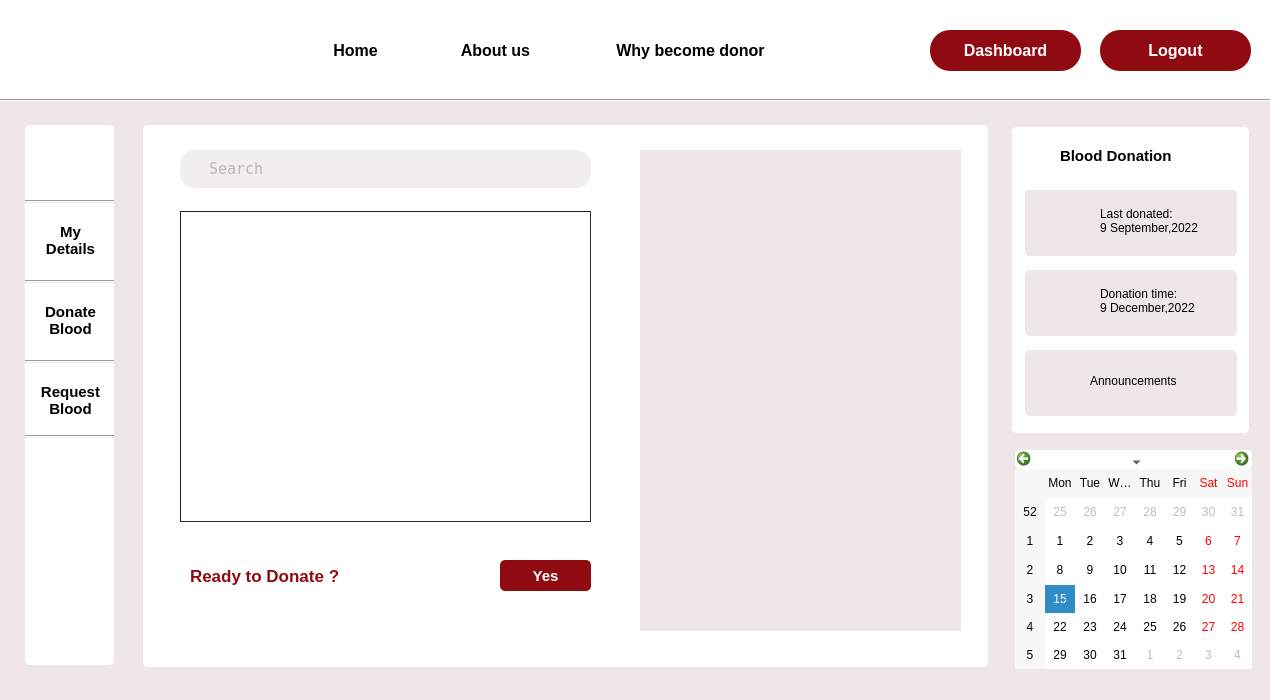
<?xml version="1.0" encoding="UTF-8"?>
<ui version="4.0">
 <class>emergencyRequest_patient</class>
 <widget class="QDialog" name="emergencyRequest_patient">
  <property name="geometry">
   <rect>
    <x>0</x>
    <y>0</y>
    <width>1270</width>
    <height>700</height>
   </rect>
  </property>
  <property name="windowTitle">
   <string>Dialog</string>
  </property>
  <property name="styleSheet">
   <string notr="true">background-color:#EFE6E7;</string>
  </property>
  <widget class="QLineEdit" name="age">
   <property name="geometry">
    <rect>
     <x>575</x>
     <y>330</y>
     <width>91</width>
     <height>50</height>
    </rect>
   </property>
   <property name="styleSheet">
    <string notr="true">*
{
border-radius:5px;
background-color:#F1EEEE;
}</string>
   </property>
   <property name="text">
    <string/>
   </property>
   <property name="placeholderText">
    <string>     Age  </string>
   </property>
  </widget>
  <widget class="QLineEdit" name="lineEdit_5">
   <property name="geometry">
    <rect>
     <x>685</x>
     <y>330</y>
     <width>121</width>
     <height>50</height>
    </rect>
   </property>
   <property name="styleSheet">
    <string notr="true">*
{
border-radius:5px;
background-color:#F1EEEE;

}</string>
   </property>
   <property name="text">
    <string>   Blood Group</string>
   </property>
  </widget>
  <widget class="QLabel" name="label_3">
   <property name="geometry">
    <rect>
     <x>143</x>
     <y>125</y>
     <width>845</width>
     <height>542</height>
    </rect>
   </property>
   <property name="styleSheet">
    <string notr="true">background-color: rgb(255, 255, 255);
border-radius:5px;</string>
   </property>
   <property name="text">
    <string/>
   </property>
  </widget>
  <widget class="QPushButton" name="about">
   <property name="geometry">
    <rect>
     <x>435</x>
     <y>30</y>
     <width>121</width>
     <height>41</height>
    </rect>
   </property>
   <property name="font">
    <font>
     <pointsize>12</pointsize>
     <bold>true</bold>
    </font>
   </property>
   <property name="cursor">
    <cursorShape>PointingHandCursor</cursorShape>
   </property>
   <property name="styleSheet">
    <string notr="true">#about

{
 background-color:rgb(255, 255, 255);
border-radius:0.5px;
}

#about::hover
{border-bottom :3px solid rgb(144, 10, 18);
color: rgb(144, 10, 18);
}</string>
   </property>
   <property name="text">
    <string>About us</string>
   </property>
  </widget>
  <widget class="QLabel" name="label_5">
   <property name="geometry">
    <rect>
     <x>40</x>
     <y>130</y>
     <width>63</width>
     <height>61</height>
    </rect>
   </property>
   <property name="cursor">
    <cursorShape>PointingHandCursor</cursorShape>
   </property>
   <property name="styleSheet">
    <string notr="true">background-color: rgb(255, 255, 255);
border-image: url(:/img/Images/Profile.png);</string>
   </property>
   <property name="text">
    <string/>
   </property>
  </widget>
  <widget class="QPushButton" name="my_details_2">
   <property name="geometry">
    <rect>
     <x>30</x>
     <y>290</y>
     <width>81</width>
     <height>61</height>
    </rect>
   </property>
   <property name="font">
    <font>
     <pointsize>11</pointsize>
     <bold>true</bold>
    </font>
   </property>
   <property name="cursor">
    <cursorShape>PointingHandCursor</cursorShape>
   </property>
   <property name="styleSheet">
    <string notr="true">*{
 background-color:rgb(255, 255, 255);
border-radius:5px;}

#my_details_2::hover
{

	color: rgb(144, 10, 18);
}
</string>
   </property>
   <property name="text">
    <string>Donate
Blood</string>
   </property>
  </widget>
  <widget class="QLabel" name="label_26">
   <property name="geometry">
    <rect>
     <x>1025</x>
     <y>270</y>
     <width>212</width>
     <height>66</height>
    </rect>
   </property>
   <property name="cursor">
    <cursorShape>PointingHandCursor</cursorShape>
   </property>
   <property name="styleSheet">
    <string notr="true">border-radius:5px;</string>
   </property>
   <property name="text">
    <string/>
   </property>
  </widget>
  <widget class="QLabel" name="label_7">
   <property name="geometry">
    <rect>
     <x>40</x>
     <y>0</y>
     <width>81</width>
     <height>91</height>
    </rect>
   </property>
   <property name="styleSheet">
    <string notr="true">background-color:rgb(255, 255, 255);
border-image: url(:/img/Images/logo1.png);</string>
   </property>
   <property name="text">
    <string/>
   </property>
  </widget>
  <widget class="QLabel" name="label_25">
   <property name="geometry">
    <rect>
     <x>1025</x>
     <y>350</y>
     <width>212</width>
     <height>66</height>
    </rect>
   </property>
   <property name="cursor">
    <cursorShape>PointingHandCursor</cursorShape>
   </property>
   <property name="styleSheet">
    <string notr="true">border-radius:5px;</string>
   </property>
   <property name="text">
    <string/>
   </property>
  </widget>
  <widget class="QLabel" name="label_34">
   <property name="geometry">
    <rect>
     <x>1035</x>
     <y>360</y>
     <width>51</width>
     <height>41</height>
    </rect>
   </property>
   <property name="styleSheet">
    <string notr="true">border-image: url(:/img/Images/announcement.png);</string>
   </property>
   <property name="text">
    <string/>
   </property>
  </widget>
  <widget class="QLabel" name="label_31">
   <property name="geometry">
    <rect>
     <x>1100</x>
     <y>280</y>
     <width>131</width>
     <height>41</height>
    </rect>
   </property>
   <property name="cursor">
    <cursorShape>PointingHandCursor</cursorShape>
   </property>
   <property name="styleSheet">
    <string notr="true">#label_31::hover
{

	color: rgb(144, 10, 18);
}</string>
   </property>
   <property name="text">
    <string>Donation time:
9 December,2022</string>
   </property>
  </widget>
  <widget class="QLabel" name="label_32">
   <property name="geometry">
    <rect>
     <x>1100</x>
     <y>360</y>
     <width>131</width>
     <height>41</height>
    </rect>
   </property>
   <property name="text">
    <string>Announcements</string>
   </property>
  </widget>
  <widget class="QLabel" name="label_27">
   <property name="geometry">
    <rect>
     <x>1035</x>
     <y>200</y>
     <width>51</width>
     <height>41</height>
    </rect>
   </property>
   <property name="styleSheet">
    <string notr="true">border-image: url(:/img/Images/Donor.png);</string>
   </property>
   <property name="text">
    <string/>
   </property>
  </widget>
  <widget class="QPushButton" name="home">
   <property name="geometry">
    <rect>
     <x>300</x>
     <y>30</y>
     <width>111</width>
     <height>41</height>
    </rect>
   </property>
   <property name="font">
    <font>
     <pointsize>12</pointsize>
     <bold>true</bold>
    </font>
   </property>
   <property name="cursor">
    <cursorShape>PointingHandCursor</cursorShape>
   </property>
   <property name="styleSheet">
    <string notr="true">#home

{
 background-color:rgb(255, 255, 255);
border-radius:0.5px;
}

#home::hover
{border-bottom :3px solid rgb(144, 10, 18);
color: rgb(144, 10, 18);
}</string>
   </property>
   <property name="text">
    <string>Home</string>
   </property>
  </widget>
  <widget class="QLabel" name="label_23">
   <property name="geometry">
    <rect>
     <x>1065</x>
     <y>140</y>
     <width>141</width>
     <height>31</height>
    </rect>
   </property>
   <property name="font">
    <font>
     <pointsize>11</pointsize>
     <bold>true</bold>
    </font>
   </property>
   <property name="styleSheet">
    <string notr="true">background-color: rgb(255, 255, 255);</string>
   </property>
   <property name="text">
    <string>Blood Donation </string>
   </property>
  </widget>
  <widget class="QLabel" name="label_24">
   <property name="geometry">
    <rect>
     <x>1025</x>
     <y>190</y>
     <width>212</width>
     <height>66</height>
    </rect>
   </property>
   <property name="styleSheet">
    <string notr="true">border-radius:5px;</string>
   </property>
   <property name="text">
    <string/>
   </property>
  </widget>
  <widget class="QLabel" name="label_38">
   <property name="geometry">
    <rect>
     <x>1060</x>
     <y>140</y>
     <width>141</width>
     <height>31</height>
    </rect>
   </property>
   <property name="font">
    <font>
     <pointsize>11</pointsize>
     <bold>true</bold>
    </font>
   </property>
   <property name="styleSheet">
    <string notr="true">background-color: rgb(255, 255, 255);</string>
   </property>
   <property name="text">
    <string>Blood Donation </string>
   </property>
  </widget>
  <widget class="QPushButton" name="why">
   <property name="geometry">
    <rect>
     <x>580</x>
     <y>30</y>
     <width>221</width>
     <height>41</height>
    </rect>
   </property>
   <property name="font">
    <font>
     <pointsize>12</pointsize>
     <bold>true</bold>
    </font>
   </property>
   <property name="cursor">
    <cursorShape>PointingHandCursor</cursorShape>
   </property>
   <property name="styleSheet">
    <string notr="true">#why

{
 background-color:rgb(255, 255, 255);
border-radius:0.5px;
}

#why::hover
{border-bottom :3px solid rgb(144, 10, 18);
color: rgb(144, 10, 18);
}</string>
   </property>
   <property name="text">
    <string>Why become donor</string>
   </property>
  </widget>
  <widget class="QPushButton" name="my_details">
   <property name="geometry">
    <rect>
     <x>30</x>
     <y>210</y>
     <width>81</width>
     <height>61</height>
    </rect>
   </property>
   <property name="font">
    <font>
     <pointsize>11</pointsize>
     <bold>true</bold>
    </font>
   </property>
   <property name="cursor">
    <cursorShape>PointingHandCursor</cursorShape>
   </property>
   <property name="styleSheet">
    <string notr="true">#my_details
{
 background-color:rgb(255, 255, 255);
border-radius:5px;
}

#my_details::hover
{

	color: rgb(144, 10, 18);
}</string>
   </property>
   <property name="text">
    <string>My
Details</string>
   </property>
  </widget>
  <widget class="QLabel" name="label_28">
   <property name="geometry">
    <rect>
     <x>1035</x>
     <y>280</y>
     <width>51</width>
     <height>41</height>
    </rect>
   </property>
   <property name="cursor">
    <cursorShape>PointingHandCursor</cursorShape>
   </property>
   <property name="styleSheet">
    <string notr="true">border-image: url(:/img/Images/hospital.png);</string>
   </property>
   <property name="text">
    <string/>
   </property>
  </widget>
  <widget class="QPushButton" name="login">
   <property name="geometry">
    <rect>
     <x>930</x>
     <y>30</y>
     <width>151</width>
     <height>41</height>
    </rect>
   </property>
   <property name="font">
    <font>
     <pointsize>12</pointsize>
     <bold>true</bold>
    </font>
   </property>
   <property name="cursor">
    <cursorShape>PointingHandCursor</cursorShape>
   </property>
   <property name="styleSheet">
    <string notr="true">#login
{
 background-color:rgb(144, 10, 18);
border-radius:20px;
color:rgb(255, 255, 255)
}

#login::hover
{
background-color:white;
	color: rgb(144, 10, 18);
}</string>
   </property>
   <property name="text">
    <string>Dashboard</string>
   </property>
  </widget>
  <widget class="QLabel" name="label_6">
   <property name="geometry">
    <rect>
     <x>1012</x>
     <y>127</y>
     <width>237</width>
     <height>306</height>
    </rect>
   </property>
   <property name="styleSheet">
    <string notr="true">background-color: rgb(255, 255, 255);
border-radius:5px;</string>
   </property>
   <property name="text">
    <string/>
   </property>
  </widget>
  <widget class="QLabel" name="label_33">
   <property name="geometry">
    <rect>
     <x>1090</x>
     <y>360</y>
     <width>131</width>
     <height>41</height>
    </rect>
   </property>
   <property name="cursor">
    <cursorShape>PointingHandCursor</cursorShape>
   </property>
   <property name="styleSheet">
    <string notr="true">#label_33::hover
{

	color: rgb(144, 10, 18);
}</string>
   </property>
   <property name="text">
    <string>Announcements</string>
   </property>
  </widget>
  <widget class="QLabel" name="label_37">
   <property name="geometry">
    <rect>
     <x>1025</x>
     <y>190</y>
     <width>212</width>
     <height>66</height>
    </rect>
   </property>
   <property name="cursor">
    <cursorShape>PointingHandCursor</cursorShape>
   </property>
   <property name="styleSheet">
    <string notr="true">border-radius:5px;</string>
   </property>
   <property name="text">
    <string/>
   </property>
  </widget>
  <widget class="QLabel" name="label_36">
   <property name="geometry">
    <rect>
     <x>1030</x>
     <y>200</y>
     <width>51</width>
     <height>41</height>
    </rect>
   </property>
   <property name="cursor">
    <cursorShape>PointingHandCursor</cursorShape>
   </property>
   <property name="styleSheet">
    <string notr="true">border-image: url(:/img/Images/Donor.png);</string>
   </property>
   <property name="text">
    <string/>
   </property>
  </widget>
  <widget class="Line" name="line">
   <property name="geometry">
    <rect>
     <x>0</x>
     <y>99</y>
     <width>1280</width>
     <height>3</height>
    </rect>
   </property>
   <property name="orientation">
    <enum>Qt::Horizontal</enum>
   </property>
  </widget>
  <widget class="QLabel" name="label_2">
   <property name="geometry">
    <rect>
     <x>25</x>
     <y>125</y>
     <width>89</width>
     <height>540</height>
    </rect>
   </property>
   <property name="styleSheet">
    <string notr="true">background-color: rgb(255, 255, 255);
border-radius:5px;</string>
   </property>
   <property name="text">
    <string/>
   </property>
  </widget>
  <widget class="QLabel" name="label_30">
   <property name="geometry">
    <rect>
     <x>1100</x>
     <y>200</y>
     <width>131</width>
     <height>41</height>
    </rect>
   </property>
   <property name="cursor">
    <cursorShape>PointingHandCursor</cursorShape>
   </property>
   <property name="styleSheet">
    <string notr="true">#label_30::hover
{

	color: rgb(144, 10, 18);
}</string>
   </property>
   <property name="text">
    <string>Last donated:
9 September,2022</string>
   </property>
  </widget>
  <widget class="QLabel" name="label">
   <property name="geometry">
    <rect>
     <x>0</x>
     <y>0</y>
     <width>1280</width>
     <height>99</height>
    </rect>
   </property>
   <property name="styleSheet">
    <string notr="true">background-color: rgb(255, 255, 255);</string>
   </property>
   <property name="text">
    <string/>
   </property>
  </widget>
  <widget class="QLabel" name="label_35">
   <property name="geometry">
    <rect>
     <x>1030</x>
     <y>360</y>
     <width>51</width>
     <height>41</height>
    </rect>
   </property>
   <property name="cursor">
    <cursorShape>PointingHandCursor</cursorShape>
   </property>
   <property name="styleSheet">
    <string notr="true">border-image: url(:/img/Images/announcement.png);</string>
   </property>
   <property name="text">
    <string/>
   </property>
  </widget>
  <widget class="QLabel" name="label_29">
   <property name="geometry">
    <rect>
     <x>1035</x>
     <y>360</y>
     <width>51</width>
     <height>41</height>
    </rect>
   </property>
   <property name="styleSheet">
    <string notr="true">border-image: url(:/img/Images/announcement.png);</string>
   </property>
   <property name="text">
    <string/>
   </property>
  </widget>
  <widget class="Line" name="line_5">
   <property name="geometry">
    <rect>
     <x>25</x>
     <y>200</y>
     <width>89</width>
     <height>3</height>
    </rect>
   </property>
   <property name="orientation">
    <enum>Qt::Horizontal</enum>
   </property>
  </widget>
  <widget class="Line" name="line_4">
   <property name="geometry">
    <rect>
     <x>25</x>
     <y>435</y>
     <width>89</width>
     <height>3</height>
    </rect>
   </property>
   <property name="orientation">
    <enum>Qt::Horizontal</enum>
   </property>
  </widget>
  <widget class="Line" name="line_3">
   <property name="geometry">
    <rect>
     <x>25</x>
     <y>360</y>
     <width>89</width>
     <height>3</height>
    </rect>
   </property>
   <property name="orientation">
    <enum>Qt::Horizontal</enum>
   </property>
  </widget>
  <widget class="Line" name="line_2">
   <property name="geometry">
    <rect>
     <x>25</x>
     <y>280</y>
     <width>89</width>
     <height>3</height>
    </rect>
   </property>
   <property name="orientation">
    <enum>Qt::Horizontal</enum>
   </property>
  </widget>
  <widget class="QCalendarWidget" name="calendarWidget">
   <property name="geometry">
    <rect>
     <x>1015</x>
     <y>450</y>
     <width>237</width>
     <height>219</height>
    </rect>
   </property>
   <property name="cursor">
    <cursorShape>PointingHandCursor</cursorShape>
   </property>
   <property name="styleSheet">
    <string notr="true">background-color: rgb(255, 255, 255);
font: 9pt &quot;Segoe UI&quot;;
border-radius:5px;</string>
   </property>
  </widget>
  <widget class="QPushButton" name="my_details_3">
   <property name="geometry">
    <rect>
     <x>30</x>
     <y>370</y>
     <width>81</width>
     <height>61</height>
    </rect>
   </property>
   <property name="font">
    <font>
     <pointsize>11</pointsize>
     <bold>true</bold>
    </font>
   </property>
   <property name="cursor">
    <cursorShape>PointingHandCursor</cursorShape>
   </property>
   <property name="styleSheet">
    <string notr="true">*{
 background-color:rgb(255, 255, 255);
border-radius:5px;}
#my_details_3::hover
{

	color: rgb(144, 10, 18);
}
</string>
   </property>
   <property name="text">
    <string>Request
Blood</string>
   </property>
  </widget>
  <widget class="QTableView" name="tableView">
   <property name="geometry">
    <rect>
     <x>180</x>
     <y>211</y>
     <width>411</width>
     <height>311</height>
    </rect>
   </property>
   <property name="styleSheet">
    <string notr="true">border-color: rgb(31, 31, 31);
background-color: rgb(255, 255, 255);
border-width : 1.2px;
border-style:inset;
</string>
   </property>
   <attribute name="verticalHeaderVisible">
    <bool>false</bool>
   </attribute>
   <attribute name="verticalHeaderHighlightSections">
    <bool>false</bool>
   </attribute>
   <attribute name="verticalHeaderShowSortIndicator" stdset="0">
    <bool>false</bool>
   </attribute>
  </widget>
  <widget class="QLineEdit" name="search">
   <property name="geometry">
    <rect>
     <x>180</x>
     <y>150</y>
     <width>411</width>
     <height>38</height>
    </rect>
   </property>
   <property name="font">
    <font>
     <family>Andale Mono</family>
     <pointsize>11</pointsize>
    </font>
   </property>
   <property name="cursor">
    <cursorShape>IBeamCursor</cursorShape>
   </property>
   <property name="styleSheet">
    <string notr="true">background-color: #F1EEEE;;
color:grey;
border-radius:15px;
font-family:Andale Mono;</string>
   </property>
   <property name="text">
    <string/>
   </property>
   <property name="placeholderText">
    <string>   Search</string>
   </property>
  </widget>
  <widget class="QLabel" name="label_19">
   <property name="geometry">
    <rect>
     <x>190</x>
     <y>560</y>
     <width>301</width>
     <height>31</height>
    </rect>
   </property>
   <property name="font">
    <font>
     <pointsize>13</pointsize>
     <bold>true</bold>
    </font>
   </property>
   <property name="styleSheet">
    <string notr="true">background-color: rgb(255, 255, 255);
color: rgb(144, 10, 18);</string>
   </property>
   <property name="text">
    <string>Ready to Donate ?</string>
   </property>
  </widget>
  <widget class="QPushButton" name="pushButton">
   <property name="geometry">
    <rect>
     <x>500</x>
     <y>560</y>
     <width>91</width>
     <height>31</height>
    </rect>
   </property>
   <property name="font">
    <font>
     <pointsize>11</pointsize>
     <bold>true</bold>
    </font>
   </property>
   <property name="cursor">
    <cursorShape>OpenHandCursor</cursorShape>
   </property>
   <property name="styleSheet">
    <string notr="true">*{background-color: rgb(144, 10, 18);
color: rgb(255, 255, 255);
border-radius:5px;}

#pushButton:hover{
	background-color: rgb(255, 255, 255);
	color: rgb(144, 10, 18);
}</string>
   </property>
   <property name="text">
    <string>Yes</string>
   </property>
  </widget>
  <widget class="QLabel" name="label_4">
   <property name="geometry">
    <rect>
     <x>640</x>
     <y>150</y>
     <width>321</width>
     <height>481</height>
    </rect>
   </property>
   <property name="styleSheet">
    <string notr="true">background-image: url(:/Images/emergency.png);
background-image:no-repeat;</string>
   </property>
   <property name="text">
    <string/>
   </property>
  </widget>
  <widget class="QPushButton" name="login_2">
   <property name="geometry">
    <rect>
     <x>1100</x>
     <y>30</y>
     <width>151</width>
     <height>41</height>
    </rect>
   </property>
   <property name="font">
    <font>
     <pointsize>12</pointsize>
     <bold>true</bold>
    </font>
   </property>
   <property name="cursor">
    <cursorShape>PointingHandCursor</cursorShape>
   </property>
   <property name="styleSheet">
    <string notr="true">#login_2
{
 background-color:rgb(144, 10, 18);
border-radius:20px;
	color: rgb(255, 255, 255);
}

#login_2::hover
{
background-color:white;
	color: rgb(144, 10, 18);
}</string>
   </property>
   <property name="text">
    <string>Logout</string>
   </property>
  </widget>
  <zorder>label_6</zorder>
  <zorder>label_2</zorder>
  <zorder>label</zorder>
  <zorder>age</zorder>
  <zorder>lineEdit_5</zorder>
  <zorder>label_3</zorder>
  <zorder>about</zorder>
  <zorder>label_5</zorder>
  <zorder>my_details_2</zorder>
  <zorder>label_26</zorder>
  <zorder>label_7</zorder>
  <zorder>label_25</zorder>
  <zorder>label_34</zorder>
  <zorder>label_31</zorder>
  <zorder>label_32</zorder>
  <zorder>label_27</zorder>
  <zorder>home</zorder>
  <zorder>label_23</zorder>
  <zorder>label_24</zorder>
  <zorder>label_38</zorder>
  <zorder>why</zorder>
  <zorder>my_details</zorder>
  <zorder>label_28</zorder>
  <zorder>login</zorder>
  <zorder>label_33</zorder>
  <zorder>label_37</zorder>
  <zorder>label_36</zorder>
  <zorder>line</zorder>
  <zorder>label_30</zorder>
  <zorder>label_35</zorder>
  <zorder>label_29</zorder>
  <zorder>line_5</zorder>
  <zorder>line_4</zorder>
  <zorder>line_3</zorder>
  <zorder>line_2</zorder>
  <zorder>calendarWidget</zorder>
  <zorder>my_details_3</zorder>
  <zorder>tableView</zorder>
  <zorder>search</zorder>
  <zorder>label_19</zorder>
  <zorder>pushButton</zorder>
  <zorder>label_4</zorder>
  <zorder>login_2</zorder>
 </widget>
 <resources/>
 <connections/>
</ui>
